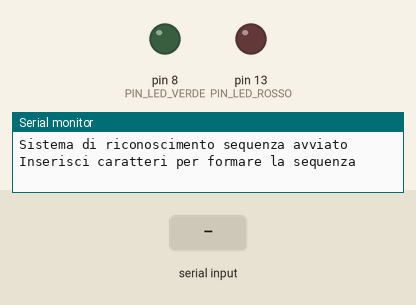
This sketch was run on a simulated Arduino Uno, built with avr-gcc and run on an emulated ATmega328P. Shown: output pins drawn as LEDs (lit = HIGH), the last lines printed to the serial monitor. The test bench sets the inputs (shaded band).

Above: at 1.2 s.
1.3 s: "1\n" received over Serial
At 1.7 s:
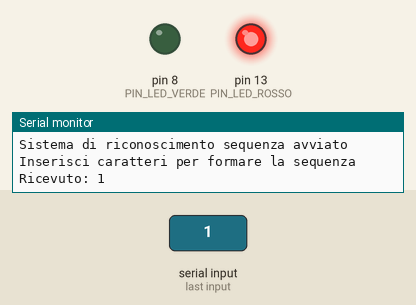
Timing chart, 0 to 4.3 s (numbered marks = the images above; inputs shaded):
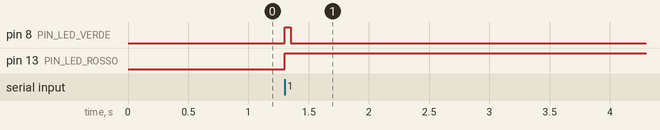

Measured:
- after the input at 1.3 s, pin 8 (PIN_LED_VERDE): LOW → HIGH at once, → LOW 0.05 s later; pin 13 (PIN_LED_ROSSO): LOW → HIGH at once

The sketch:

Riconoscitore.ino
```cpp
/**
 * Riconoscitore di Sequenza
 *
 * Questo programma implementa un sistema di riconoscimento di sequenza utilizzando Arduino.
 * L'utente inserisce una sequenza continua di caratteri tramite la linea seriale.
 * La sequenza viene memorizzata in un array e, quando l'array è completo, i valori vengono
 * shiftati a sinistra per fare spazio al nuovo carattere letto.
 *
 * Se la sequenza inserita corrisponde a una sequenza predefinita, un LED verde lampeggia
 * e rimane acceso, indicando che l'allarme è attivato.
 * Se la sequenza viene reinserita, un LED rosso lampeggia e rimane acceso, indicando
 * che l'allarme è disattivato, e così via.
 *
 * https://wokwi.com/projects/419596014187366401
 * https://github.com/filippo-bilardo/INFORMATICA_1/blob/a359542667b12596fbf0b84d4f4c12642d9b6184/F-Strutture_dati/ES02_Riconoscitore_sequenza/README.md
 *
 * @author Filippo Bilardo
 * @version 1.0 17/03/25 - Versione iniziale
 */
#include <Arduino.h>

const int PIN_LED_VERDE = 8;                                             // Pin per il LED verde
const int PIN_LED_ROSSO = 13;                                            // Pin per il LED rosso
const int LUNGHEZZA_SEQUENZA = 6;                                        // Lunghezza della sequenza da riconoscere
char sequenzaInput[LUNGHEZZA_SEQUENZA] = {'9', '9', '9', '9', '9', '9'}; // Inizializza l'array
char sequenzaCorretta[] = {'a','2','3','4','5','Z'};                     // Sequenza predefinita da riconoscere
bool allarmeAttivo = false;                                              // Stato dell'allarme (attivo/disattivo)

// Prototipi delle funzioni
void LedVerdeConfigura();
void LedVerdeAccendi();
void LedVerdeSpegni();
void LedVerdeLampeggia(int volte, int ritardoMs);
void LedRossoConfigura();
void LedRossoAccendi();
void LedRossoSpegni();
void LedRossoLampeggia(int volte, int ritardoMs);
void SerialeMostraRicezione(char carattereInput);
void AllarmeMostraStato();
void AllarmeImpostaStato(bool attivo);
void ArrayShiftSinistra(char array[], int dimensione);
void ArrayImpostaValoreElemento(char array[], char valore, int posizione);
bool ArrayConfronta(char array1[], char array2[], int dimensione);
void ArrayStampa();


void setup()
{
    Serial.begin(9600); // Inizializza la comunicazione seriale
    LedVerdeConfigura(); // Configura il pin del LED verde
    LedRossoConfigura(); // Configura il pin del LED rosso

    // Messaggio iniziale
    Serial.println("Sistema di riconoscimento sequenza avviato");
    Serial.println("Inserisci caratteri per formare la sequenza");
}

void loop()
{
    // Controlla se è disponibile un carattere da leggere dalla linea seriale
    if (Serial.available() > 0)
    {
        // Legge il carattere ricevuto dalla linea seriale
        char carattereInput = Serial.read();

        // Ignora il carattere di ritorno a capo
        if (carattereInput != '\n') {

            // Indica la ricezione di un carattere
            SerialeMostraRicezione(carattereInput);

            // Aggiorna la sequenza
            ArrayShiftSinistra(sequenzaInput, LUNGHEZZA_SEQUENZA);
            // Aggiunge il nuovo carattere alla fine dell'array
            ArrayImpostaValoreElemento(sequenzaInput, carattereInput, LUNGHEZZA_SEQUENZA - 1);
            // Stampa la sequenza corrente
            ArrayStampa();

            // Verifica se la sequenza corrisponde a quella corretta
            if (ArrayConfronta(sequenzaInput, sequenzaCorretta, LUNGHEZZA_SEQUENZA))
            {
                Serial.println("Sequenza riconosciuta!");

                // Cambia lo stato dell'allarme (attiva/disattiva)
                AllarmeImpostaStato(!allarmeAttivo);
            }
        }
    }
}


/**
 * Imposta il valore di un elemento dell'array
 * @param array L'array da modificare
 * @param valore Il valore da impostare
 * @param posizione La posizione dell'elemento da modificare
 */
void ArrayImpostaValoreElemento(char array[], char valore, int posizione)
{
}

/**
 * Sposta tutti gli elementi dell'array di una posizione a sinistra
 * @param array L'array da modificare
 * @param dimensione La dimensione dell'array
 */
void ArrayShiftSinistra(char array[], int dimensione)
{
}

/**
 * Verifica se due array sono identici
 * @param array1 Il primo array da confrontare
 * @param array2 Il secondo array da confrontare
 * @param dimensione La dimensione degli array
 * @return true se gli array sono identici, false altrimenti
 */
bool ArrayConfronta(char array1[], char array2[], int dimensione)
{
}

/**
 * Stampa il contenuto dell'array
 */
void ArrayStampa()
{
}

//----------------------------------------------------------------------
//----------------------------------------------------------------------
/**
 * Configura il pin del LED verde
 */
void LedVerdeConfigura()
{
    pinMode(PIN_LED_VERDE, OUTPUT);
    LedVerdeSpegni();
}

/**
 * Accende il LED verde
 */
void LedVerdeAccendi()
{
    digitalWrite(PIN_LED_VERDE, HIGH);
}

/**
 * Spegne il LED verde
 */
void LedVerdeSpegni()
{
    digitalWrite(PIN_LED_VERDE, LOW);
}

/**
 * Fa lampeggiare il LED verde per un determinato numero di volte
 * @param volte Il numero di volte che il LED deve lampeggiare
 * @param ritardoMs Il tempo di attesa tra un lampeggio e l'altro in millisecondi
 */
void LedVerdeLampeggia(int volte, int ritardoMs)
{
    for (int i = 0; i < volte; i++)
    {
        LedVerdeAccendi();
        delay(ritardoMs);
        LedVerdeSpegni();
        delay(ritardoMs);
    }
}


/**
 * Configura il pin del LED rosso
 */
void LedRossoConfigura()
{
    pinMode(PIN_LED_ROSSO, OUTPUT);
    LedRossoSpegni();
}
/**
 * Accende il LED rosso
 */
void LedRossoAccendi()
{
    digitalWrite(PIN_LED_ROSSO, HIGH);
}

/**
 * Spegne il LED rosso
 */
void LedRossoSpegni()
{
    digitalWrite(PIN_LED_ROSSO, LOW);
}
/**
 * Fa lampeggiare il LED rosso per un determinato numero di volte
 * @param volte Il numero di volte che il LED deve lampeggiare
 * @param ritardoMs Il tempo di attesa tra un lampeggio e l'altro in millisecondi
 */
void LedRossoLampeggia(int volte, int ritardoMs)
{
    for (int i = 0; i < volte; i++)
    {
        LedRossoAccendi();
        delay(ritardoMs);
        LedRossoSpegni();
        delay(ritardoMs);
    }
}

/**
 * Indica la ricezione di un carattere facendo lampeggiare brevemente entrambi i LED
 * @param carattereInput Il carattere ricevuto
 */
void SerialeMostraRicezione(char carattereInput)
{
    LedVerdeAccendi();
    LedRossoAccendi();
    Serial.print("Ricevuto: ");
    Serial.println(carattereInput);
    delay(50);

    // Mostra lo stato dell'allarme
    AllarmeMostraStato();
}

/**
 * Mostra lo stato dell'allarme (attivo/disattivo)
 */
void AllarmeMostraStato()
{
    if (allarmeAttivo)
    {
        LedVerdeAccendi();
        LedRossoSpegni();
    }
    else
    {
        LedVerdeSpegni();
        LedRossoAccendi();
    }
}

/**
 * Imposta lo stato dell'allarme (attivo/disattivo)
 * @param attivo true per attivare l'allarme, false per disattivarlo
 */
void AllarmeImpostaStato(bool attivo)
{
    allarmeAttivo = attivo;

    if (attivo)
    {
        // Attiva l'allarme
        Serial.println("Allarme attivato");
        LedVerdeLampeggia(3, 200);
        LedVerdeAccendi();
        LedRossoSpegni();
    }
    else
    {
        // Disattiva l'allarme
        Serial.println("Allarme disattivato");
        LedRossoLampeggia(3, 200);
        LedRossoAccendi();
        LedVerdeSpegni();
    }
}
```
